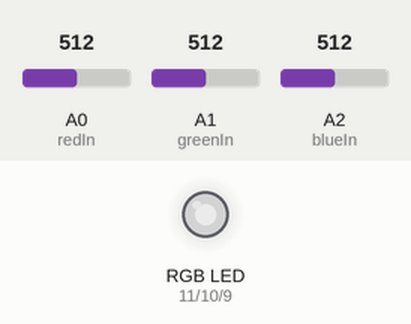
This sketch was run on a simulated Arduino Uno, built with avr-gcc and run on an emulated ATmega328P. Parts: an RGB LED mixed from three pins (HIGH = lit). The test bench sets the inputs (shaded band); at power-on: A0 (redIn) = 512, A1 (greenIn) = 512, A2 (blueIn) = 512. Dim RGB values are drawn brighter than linear.

Above: at 1.2 s.
1.3 s: A0 (redIn) set to 716
At 2.5 s:
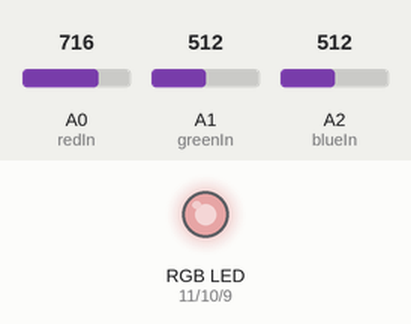
2.8 s: A1 (greenIn) set to 716
At 3.6 s:
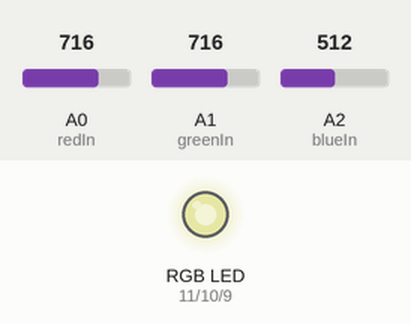
4.3 s: A2 (blueIn) set to 716
At 4.7 s:
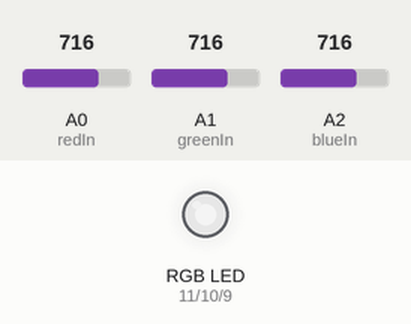
5.8 s: A0 (redIn) set to 900
At 7.0 s:
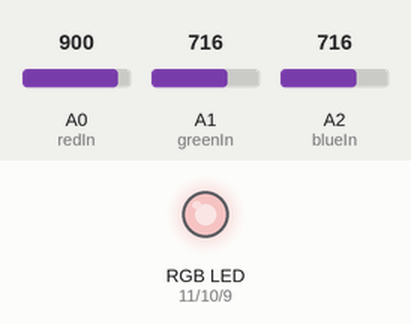
7.3 s: A1 (greenIn) set to 900
At 8.2 s:
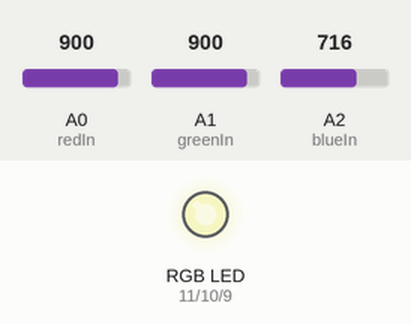
8.8 s: A2 (blueIn) set to 900
At 9.4 s:
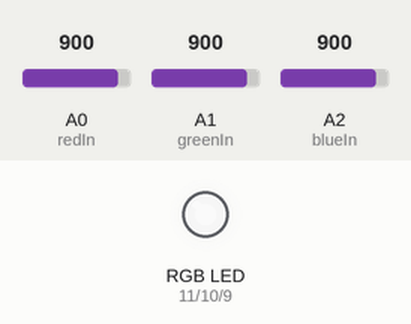
Timing chart, 0 to 11.3 s (numbered marks = the images above; inputs shaded):
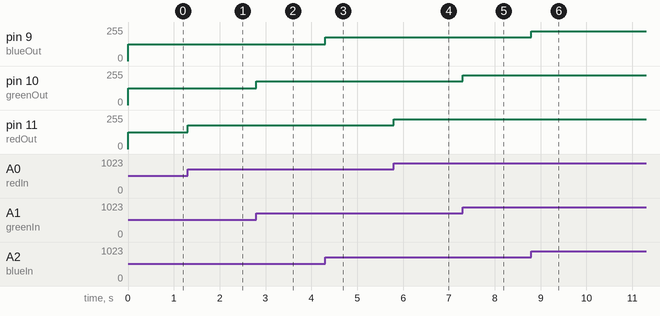

Measured:
- after the input at 1.3 s, pin 11 (redOut): 127/255 → 178/255 at once
- after the input at 2.8 s, pin 10 (greenOut): 127/255 → 178/255 at once
- after the input at 4.3 s, pin 9 (blueOut): 127/255 → 178/255 at once
- after the input at 5.8 s, pin 11 (redOut): 178/255 → 224/255 at once
- after the input at 7.3 s, pin 10 (greenOut): 178/255 → 224/255 at once
- after the input at 8.8 s, pin 9 (blueOut): 178/255 → 224/255 at once

The sketch:

RGBLedAnalogControl.ino
```cpp
const int redOut=11;
const int greenOut=10;
const int blueOut=9;
const int redIn=A0;
const int greenIn=A1;
const int blueIn=A2;
int red=0;
int green=0;
int blue=0;


void setup() {
  // put your setup code here, to run once:
pinMode(redOut,OUTPUT);
pinMode(greenOut,OUTPUT);
pinMode(blueOut,OUTPUT);
pinMode(redIn,INPUT);
pinMode(greenIn,INPUT);
pinMode(blueIn,INPUT);

}
void setColors(int r,int g,int b)
{
  analogWrite(redOut,r);
  analogWrite(greenOut,g);
  analogWrite(blueOut,b);
}
void loop() {
  // put your main code here, to run repeatedly:
  red=analogRead(redIn);
  green=analogRead(greenIn);
  blue=analogRead(blueIn);
  red=map(red,0,1023,0,255);
  green=map(green,0,1023,0,255);
  blue=map(blue,0,1023,0,255);
  setColors(red,green,blue);
}
```
